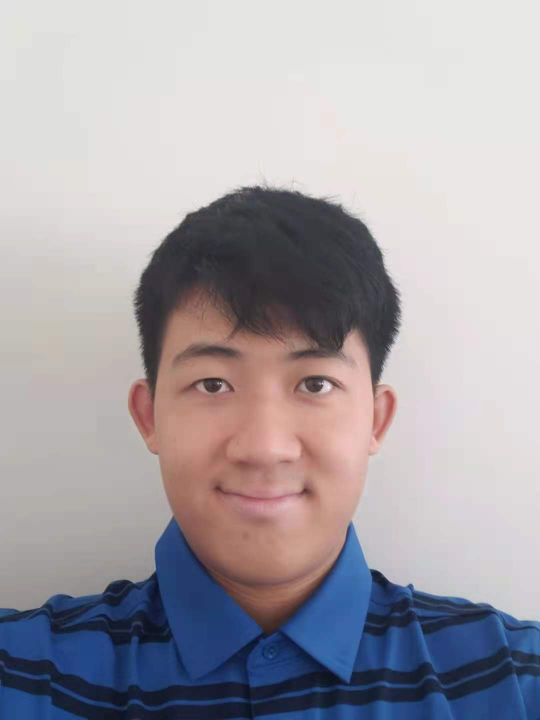
//> input picture cpp_tools/OpenCVPlayground/Resources/Me.jpeg, 1080 x 1440 px (shown at 1/2 size)
$ ./main   (built with g++ and OpenCV 4)
//> lines starting //> are read from the running program, lines starting //| are printed output that depends on the picture; after the words box and inside, x2 and y2 are one past the last pixel; in counts of white or black regions, pixels touching at a corner belong together
// [16 lines of commented-out code are left out]

#include <fmt/core.h>
#include <iostream>
#include <opencv2/opencv.hpp>

#include <opencv2/highgui.hpp>
#include <opencv2/imgcodecs.hpp>
#include <opencv2/imgproc.hpp>
#include <opencv2/objdetect.hpp>
#include <filesystem>

#include "virtual_painter.hpp"
#include <document_scanner.hpp>

using namespace std;
using namespace cv;

void showImage();
void showVideo();
void testCode();
void turnOnCamera();
void resizeAndCropImage();
void drawingShapesAndText();
void warpImages();
void colorDetection();
void shapesContourDetection();
void faceDetection();


// [44 lines left out: function main, not called in this run]


void faceDetection()
{
  string path = "../Resources/Me.jpeg";
  Mat img = imread(path), imgResize;
//> img is the input picture: 1440 rows x 1080 cols, CV_8UC3; mean B, G, R 168, 161.7, 165.8

  if (img.empty())
  {
    cerr << "Error: Could not load image at " << path << endl;
    return;
  }

  resize(img, imgResize, Size(), 0.5, 0.5);
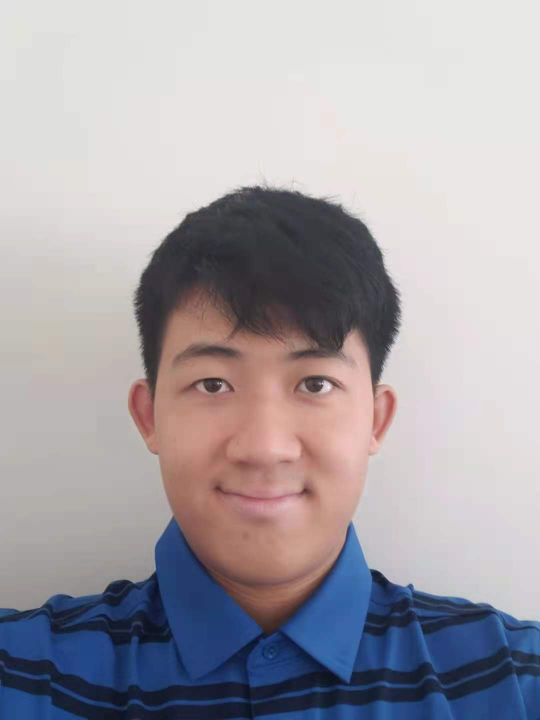
//> imgResize: 720 rows x 540 cols, CV_8UC3; mean B, G, R 168, 161.8, 165.9

  CascadeClassifier faceCascade;
  faceCascade.load("../Resources/haarcascade_frontalface_default.xml");

  if (faceCascade.empty())
  {
    cout << "XML file not loaded" << endl;
    return;
  }

  vector<Rect> faces;
  faceCascade.detectMultiScale(imgResize, faces, 1.1, 10);
//> faces = 1 Rect (x, y, width, height): [118, 275, 288, 288]

  for (int i = 0; i < faces.size(); i++)
  {
    rectangle(imgResize, faces[i].tl(), faces[i].br(), Scalar(255, 0, 255), 3);
  }
//> this loop made 1 pass
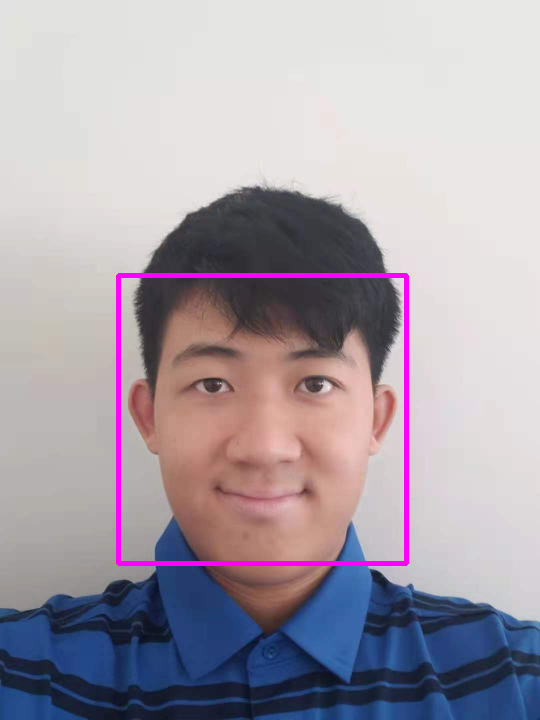
//> imgResize: 720 rows x 540 cols, CV_8UC3; 1.48% of pixels changed, all inside (x1, y1, x2, y2) = (116, 273, 409, 566)

  imshow("Image", imgResize);
  waitKey(0);
}

// [263 lines left out: functions shapesContourDetection, colorDetection, drawingShapesAndText, warpImages, resizeAndCropImage, showImage and 3 more, not called in this run]

// added to run one function of the file
int main() { faceDetection(); }

$ run again, with cpp_tools/OpenCVPlayground/Resources/test.png saved as cpp_tools/OpenCVPlayground/Resources/Me.jpeg
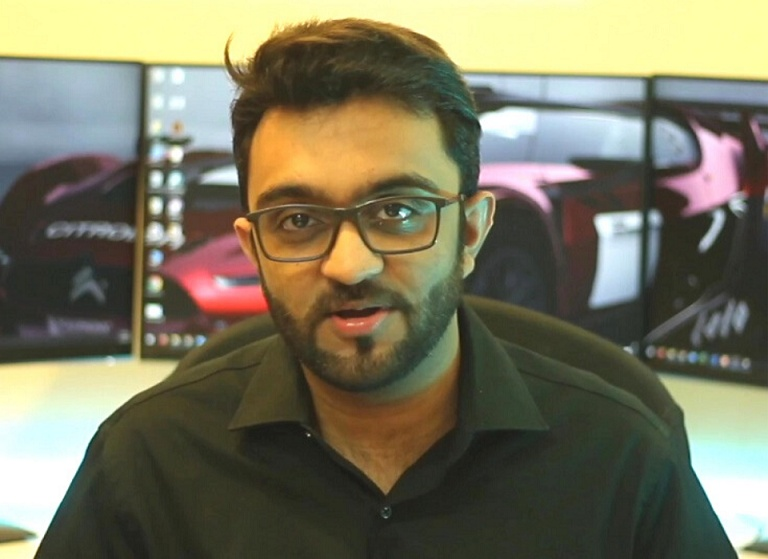
//> input picture cpp_tools/OpenCVPlayground/Resources/test.png, 768 x 559 px
//> in faceDetection, img is the input picture: 559 rows x 768 cols, CV_8UC3; mean B, G, R 94.1, 117, 120.5
//> faces = 1 Rect (x, y, width, height): [107, 56, 137, 137]
//> the loop in faceDetection, `for (int i = 0; i < faces.size(); i++)` made 1 pass
//> after the loop in faceDetection, `for (int i = 0; i < faces.size(); i++)`:
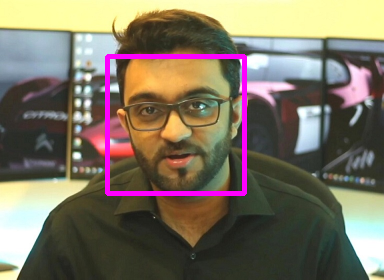
//> imgResize: 280 rows x 384 cols, CV_8UC3; mean B, G, R 98.6, 114.6, 124.1
